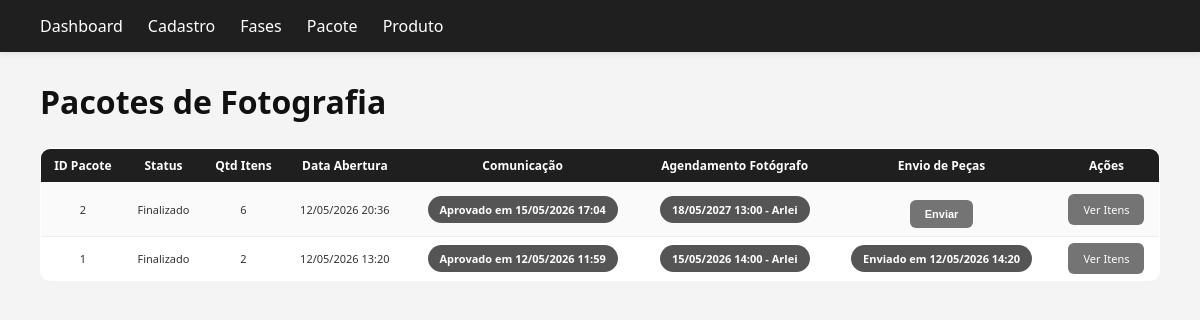
Screenshot of /includes/relatorios/pacote.php with the database file from the repository.
### tables this page shows
CREATE TABLE `SM_pacotes_envio` (
  `id` int NOT NULL,
  `status` enum('aberto','finalizado') DEFAULT 'aberto',
  `data_criacao` datetime DEFAULT CURRENT_TIMESTAMP,
  `data_fechamento` datetime DEFAULT NULL,
  `aprovado_por` varchar(100) DEFAULT NULL,
  `observacao` text,
  `data_agendamento` datetime DEFAULT NULL,
  `responsavel_fotografia` varchar(100) DEFAULT NULL,
  `data_envio` datetime DEFAULT NULL
);

### public/includes/relatorios/pacote.php (the view, shortened to what this page needs)
<?php
require_once __DIR__ . '/../layout/header.php';
require_once __DIR__ . '/../layout/menu.php';
require_once __DIR__ . '/../../../config/conexao.php';
$stmt = $pdo->query("
    SELECT
        p.id AS pacote_id,
        p.status,
        p.data_criacao,
        p.data_fechamento,
        p.aprovado_por,
        p.data_agendamento,
        p.responsavel_fotografia,
        p.data_envio,
        COUNT(pi.id) AS qtd_itens
    FROM SM_pacotes_envio p
    LEFT JOIN SM_pacote_itens pi ON pi.pacote_id = p.id
    GROUP BY p.id
    ORDER BY p.id DESC
");
$pacotes = $stmt->fetchAll(PDO::FETCH_ASSOC);
?>
<div class="container">
    <h1>Pacotes de Fotografia</h1>
    <table class="tabela-itens">
        <tr>
            <th>ID Pacote</th>
            <th>Status</th>
            <th>Qtd Itens</th>
            <th>Data Abertura</th>
            <th>Comunicação</th>
            <th>Agendamento Fotógrafo</th>
            <th>Envio de Peças</th>
            <th>Ações</th>
        </tr>
        <?php foreach ($pacotes as $pacote): ?>
        <tr>
            <td><?= $pacote['pacote_id'] ?></td>
            <td><?= ucfirst($pacote['status']) ?></td>
            <td><?= $pacote['qtd_itens'] ?></td>
            <td><?= date('d/m/Y H:i', strtotime($pacote['data_criacao'])) ?></td>
            <td>
                <?php if ($pacote['status'] === 'aberto'): ?>
                    <form action="aprovar_comunicacao.php" method="POST"
                        onsubmit="return confirm('Aprovar este pacote?');">
                        <input type="hidden" name="pacote_id" value="<?= $pacoteId ?>">
                        <button type="submit" class="btn-liberar">Aprovar</button>
                    </form>
                <?php else: ?>
                    <span class="status aprovado">
                        Aprovado em <?= $pacote['data_fechamento']
                            ? date('d/m/Y H:i', strtotime($pacote['data_fechamento']))
                            : '-' ?>
                    </span>
                <?php endif; ?>
            </td>
            <td>
                <?php if ($pacote['status'] === 'aberto'): ?>
                    <span class="status pendente">Aguardando Comunicação</span>
                <?php elseif ($pacote['data_agendamento']): ?>
                    <span class="status andamento">
                        <?= date('d/m/Y H:i', strtotime($pacote['data_agendamento'])) ?>
                        - <?= htmlspecialchars($pacote['responsavel_fotografia']) ?>
                    </span>
                <?php endif; ?>
            </td>
            <td>
                <?php if (!$pacote['data_agendamento']): ?>
                    <span class="status pendente">Aguardando Fotógrafo</span>
                <?php elseif (!$pacote['data_envio']): ?>
                    <form action="enviar_pecas.php" method="POST"
                        onsubmit="return confirm('Confirmar envio das peças?');">
                        <button type="submit" class="btn-detalhes">Enviar</button>
                    </form>
                <?php else: ?>
                    <span class="status enviado">
                        Enviado em <?= date('d/m/Y H:i', strtotime($pacote['data_envio'])) ?>
                    </span>
                <?php endif; ?>
            </td>
            <td>
                <a href="pacote_detalhes.php?id=<?= $pacote['pacote_id'] ?> " class="btn-detalhes">Ver Itens</a>
            </td>
        </tr>
        <?php endforeach; ?>
    </table>
</div>

### public/css/style.css (style rules this page uses)
* { margin: 0; padding: 0; box-sizing: border-box; }
.container { padding: 40px; flex: 1; margin-top: 40px; }
h1 { margin-bottom: 25px; font-weight: 600; color: #111; }
button, .btn-liberar, .btn-deletar, .btn-detalhes { background: #747474; color: #fff; padding: 8px 15px; border: none; border-radius: 6px; cursor: pointer; transition: 0.2s ease; font-size: 11px; text-decoration: none; }
table { width: 100%; border-collapse: collapse; background: #ffffff; border-radius: 10px; overflow: hidden; border: 1px solid #e5e7eb; }
th { background: #1f1f1f; color: white; padding: 14px; text-align: left; font-weight: 500; font-size: 12px; }
td { padding: 12px 14px; border-bottom: 1px solid #eee; font-size: 11px; }
tr:nth-child(even) { background-color: #fafafa; }
.status { padding: 6px 12px; border-radius: 20px; font-size: 11px; font-weight: bold; display: inline-block; background-color: #ddd; color: #111; }
.status.aprovado { background-color: #555; color: #fff; }
.status.andamento { background-color: #555; color: #fff; }
.status.enviado { background-color: #555; color: #fff; }
.tabela-status, .tabela-itens { width: 100%; border-collapse: collapse; margin-bottom: 20px; }
.tabela-status th, .tabela-status td, .tabela-itens th, .tabela-itens td { padding: 8px; text-align: center; }
.tabela-status th, .tabela-itens th { background-color: #1f1f1f; font-weight: bold; }
button, input[type="submit"] { padding: 10px 16px; margin-top: 10px; border: none; border-radius: 6px; background-color: #333; color: #fff; font-size: 14px; font-weight: bold; cursor: pointer; transition: background-color 0.3s ease; }

### rows the page displays
sm_pacotes_envio: id "2", status "Finalizado", qtd_itens "6", data_criacao "12/05/2026 20:36", data_fechamento "15/05/2026 17:04", data_agendamento "18/05/2027 13:00", responsavel_fotografia "Arlei"
sm_pacotes_envio: id "1", status "Finalizado", qtd_itens "2", data_criacao "12/05/2026 13:20", data_fechamento "12/05/2026 11:59", data_agendamento "15/05/2026 14:00", responsavel_fotografia "Arlei", data_envio "12/05/2026 14:20"
